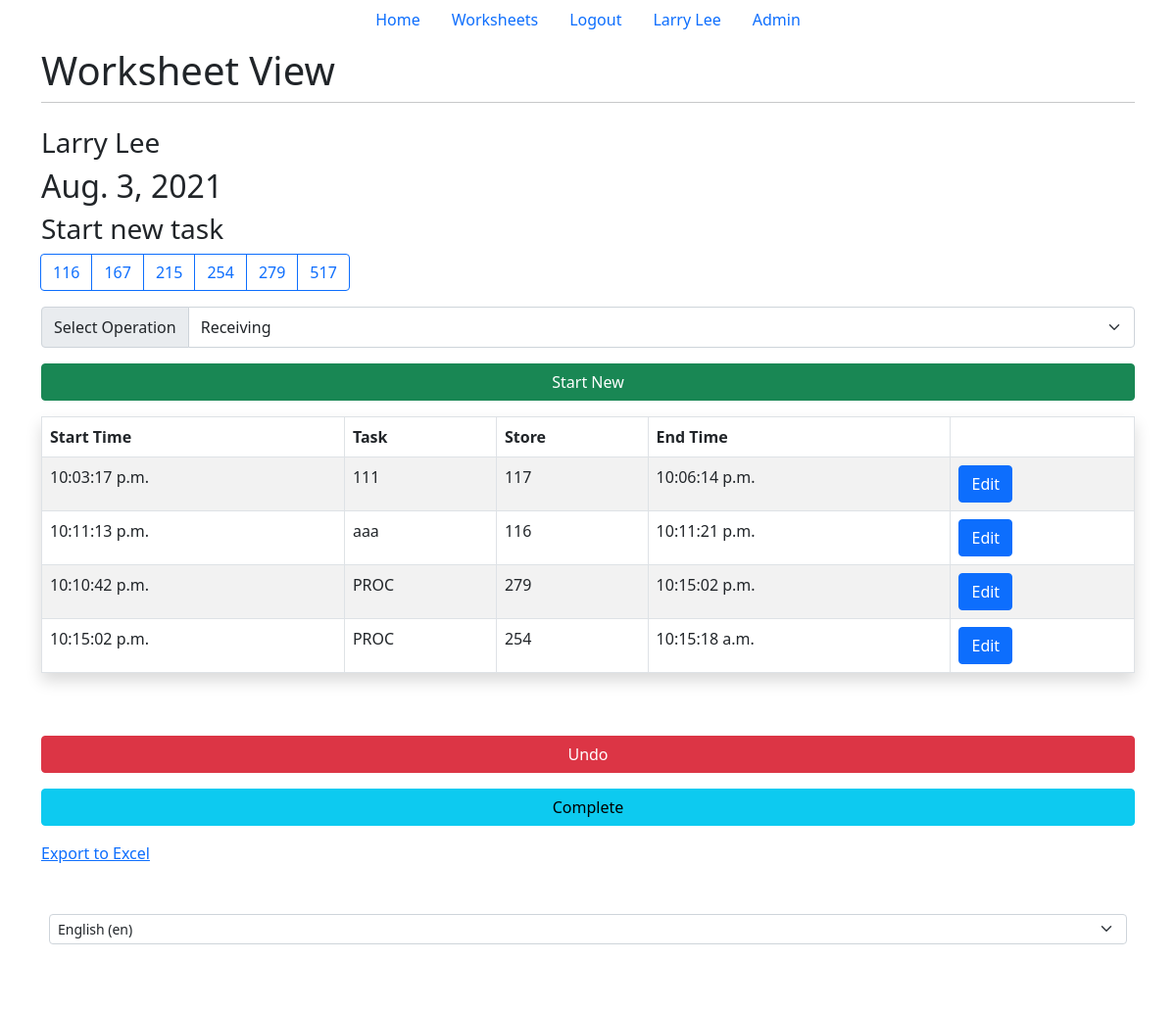
The app's page /tracker/20/ (signed in), older data.
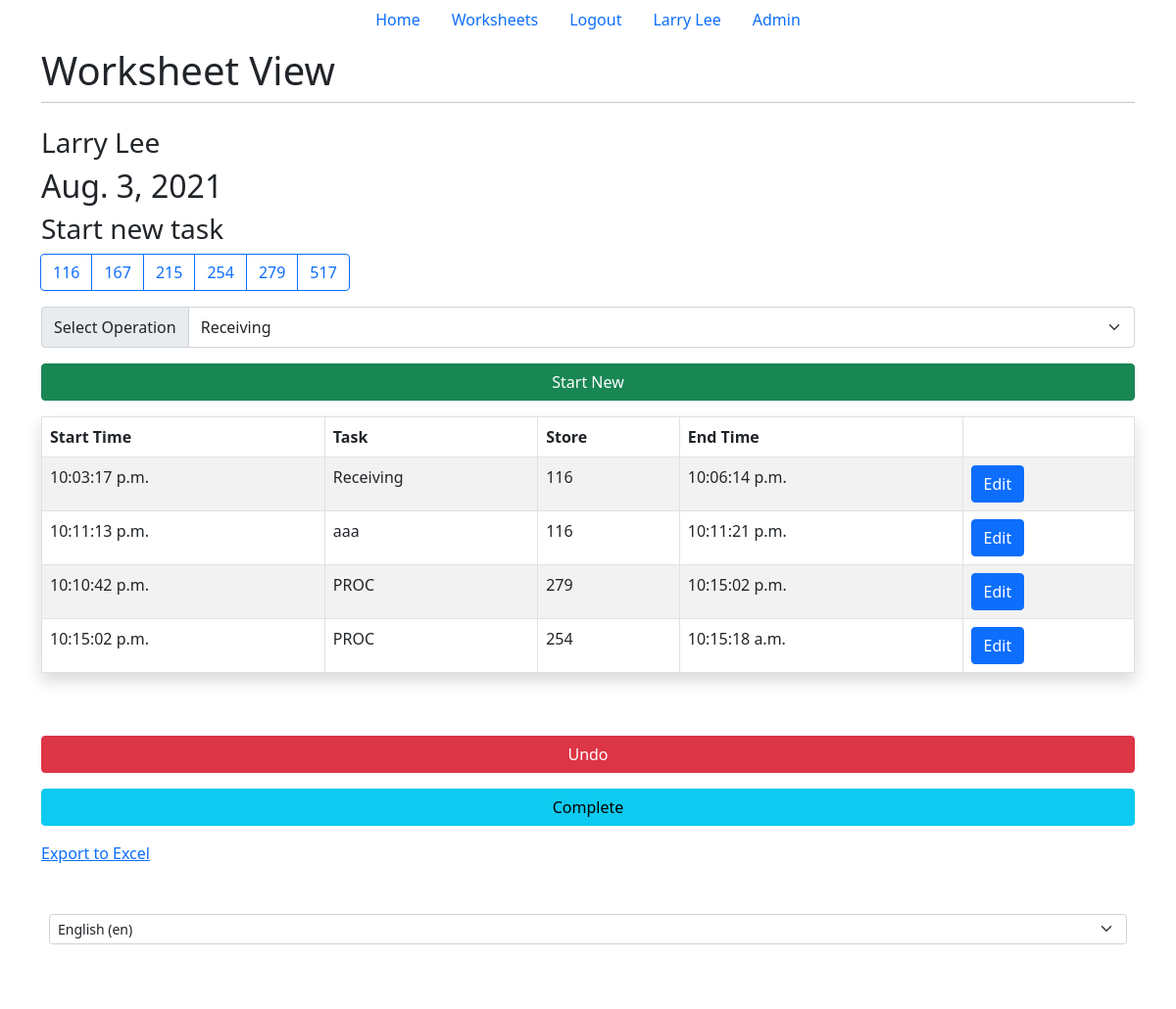
The same page, newer data.
### main/models.py (models this page shows, shortened)
class Entry(models.Model):
    worksheet = models.ForeignKey(Worksheet, on_delete=models.CASCADE)
    start_time = models.TimeField(_("Start Time"))
    operation = models.CharField(
        _("Operation"), choices=OPERATION_CHOICES, max_length=50)
    store = models.IntegerField(_("Store"), choices=STORE_CHOICES, default=116)
    end_time = models.TimeField(_("End time"), null=True, blank=True)
    class Meta:
        verbose_name = _("entry")
        verbose_name_plural = _("entries")
    def __str__(self):
        day = self.worksheet.date.strftime('%A')
        start = self.start_time.strftime('%I:%M:%S %p')
        if self.end_time == None:
            end = "None"
        else:
            end = self.end_time.strftime('%I:%M:%S %p')
        return day + "-" + str(self.store) + "-" + self.operation + "-" + start + "-" + end

### tracker/views.py (the view, shortened to what this page needs)
# urls.py: path('tracker/', include('tracker.urls')),
def tracker(response, id):
    try:
        ws = Worksheet.objects.get(id=id)
    except (Worksheet.DoesNotExist, AttributeError) as e:
        print(e)
        return HttpResponseRedirect('/')
    if (user_can_view(response, ws)):
        response.session['ws'] = id
        return render(response, 'tracker/tracker.html', {"ws": ws})
    return render(response, "worksheets.html", {"ws": ws})

### tracker/views.py (called while the page is built)
def user_can_view(response, ws):
    if response.user.is_superuser:
        return True
    if ws in response.user.worksheet.all():
        return True
    return False

### tracker/templates/tracker/tracker.html (shortened to what this page needs)
{% extends 'base.html' %}
{% load i18n %}
{% block title2 %}{% trans "Worksheet View" %}{% endblock title2 %}
{% block content %}
{% if user.is_authenticated %}
<h3>{{ws.name}}</h3>
<h2>{{ws.date}}</h2>
<h3>{% trans "Start new task" %}</h3>
<div class="d-grid gap-3">
    <form method="post" action="#" , class="form-group">
        <div class="d-grid gap-3">
            <div class="btn-group-lg gap-3 me-1" role="toolbar" aria-label="Toolbar with button groups">
                <div class="btn-group" role="group" aria-label="Basic radio toggle button group">
                    {% for item_number, item_desc in ws.stores %}
                    <label class="btn btn-outline-primary" for="btnradio{{forloop.counter}}">{{item_number}}</label>
                    {% endfor %}
                </div>
            </div>
            <div class="input-group">
                <div class="input-group-text" id="btnGroupAddon">{% trans "Select Operation" %}</div>
                <select class="form-select form-control-lg" name="operation_list" id="mySelect" aria-describedby="btnGroupAddon" required>
                    {% for item_name, item_desc in ws.operations %}
                        <option value="{{ item_name }}">{{item_desc}}</option>
                    {% endfor %}
                </select>
            </div>
            <div class="d-grid gap-3">
                <button class="btn btn-success" type="submit" name="start_new" , value="start_new">{% trans "Start New" %}</button>
            </div>
        </div>
    </form>
    <table class="table table-striped table-hover table-bordered shadow p-3 mb-5 bg-body rounded">
        <thead>
            <tr>
                <th scope="col">{% trans "Start Time" %}</th>
                <th scope="col">{% trans "Task" %}</th>
                <th scope="col">{% trans "Store" %}</th>
                <th scope="col">{% trans "End Time" %}</th>
                <th scope="col"></th>
            </tr>
        </thead>
        <tbody>
            {% for entry in ws.entry_set.all %}
            <tr>
                <td colspan="1">{{entry.start_time}}</td>
                <td colspan="1">{{entry.operation}}</td>
                <td colspan="1">{{entry.store}}</td>
                <td colspan="1">{{entry.end_time}}</td>
                <td colspan="1"><a href="update/{{entry.id}}">
                    <button type="button" class="btn btn-primary">{% trans "Edit" %}</button>
                </a></td>
            </tr>
            {% endfor %}
        </tbody>
    </table>
    <button type="button" class="btn btn-danger" data-bs-toggle="modal" data-bs-target="#undo_button">
        {% trans "Undo" %}
    </button>
    <form method="post" action="#" , class="form-group">
        <div class="d-grid gap-3">
            <button class="btn btn-info" type="submit" name="complete" , value="complete">{% trans "Complete" %}</button>
        </div>
    </form>
    <a href="/export">{% trans "Export to Excel" %}</a>
</div>
{% endif %}
{% endblock content %}

Row changes from the older to the newer data that the page shows:
changed Entry: operation "111" → "Receiving"; store "117" → "116"
